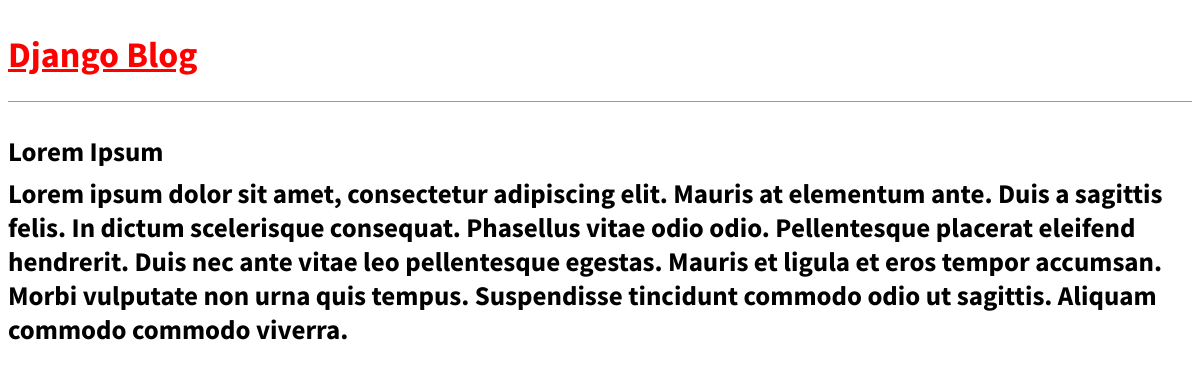
The app's page /post/1/ with its own data.
### blog/models.py (models this page shows, shortened)
class Post(models.Model):
    title = models.CharField(max_length=200)
    author = models.ForeignKey('auth.User', on_delete = models.CASCADE,)
    body = models.TextField()

### blog/views.py (the view)
# urls.py: path('post/<int:pk>/', BlogDetailView.as_view(), name='post_detail'),
class BlogDetailView(DetailView):
    model = Post
    template_name = 'post_detail.html'

### templates/post_detail.html
{% extends 'base.html' %}
{% block content %}
 <div class="post-entry">
   <h2>{{object.title}}</h2>
   <h2>{{object.body}}</h2>
 </div>
{% endblock content %}

### static/css/base.css (style rules this page uses)
body { font-family: 'Source Sans Pro', sans-serif; font-size: 18px; }
.post-entry { margin-bottom: 2rem; }
.post-entry h2 { margin: 0.5rem 0; }

### records on screen
Post: title "Lorem Ipsum", body "Lorem ipsum dolor sit amet, consectetur adipiscing elit. Mauris at elementum ante. Duis a sagittis felis. In dictum scelerisque consequat. Phasellus vitae odio odio. Pellentesque placerat eleifend hendrerit. Duis nec ante vitae leo pellentesque egestas. Mauris et ligula et eros tempor accumsan. Morbi vulputate non urna quis tempus. Suspendisse tincidunt commodo odio ut sagittis. Aliquam commodo commodo viverra."
